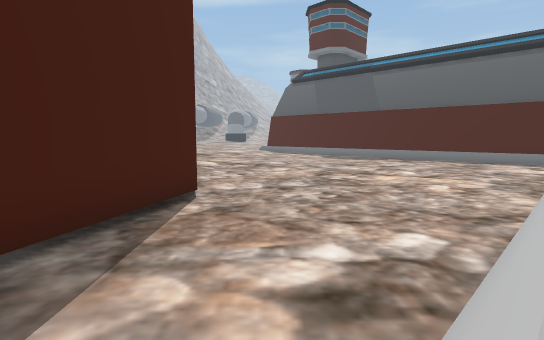
View 1 (above)

24 first-person views from a walk through a Unity game level. The camera is 1.4 m above the floor, tilts 6° down and sees 80° across. The floor is counted in squares, 2 m on a side. Each view is taken from the middle of a square. On the plan, view 1 faces up. The plan holds only what a view shows up to about 10 squares ahead; the rest is blank. The place goes on beyond the plan. The player character is not drawn.

View 2
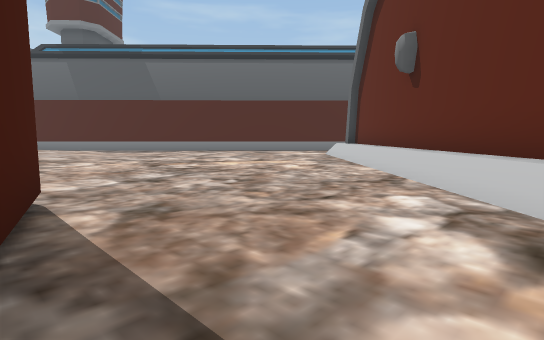

View 3
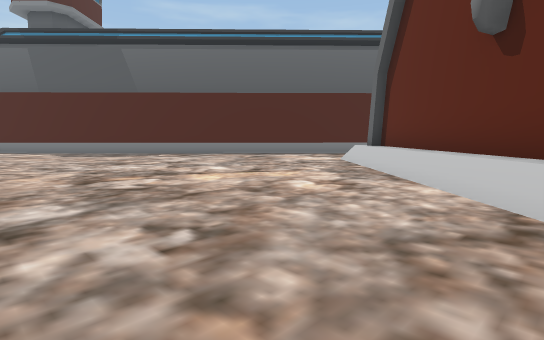

View 4
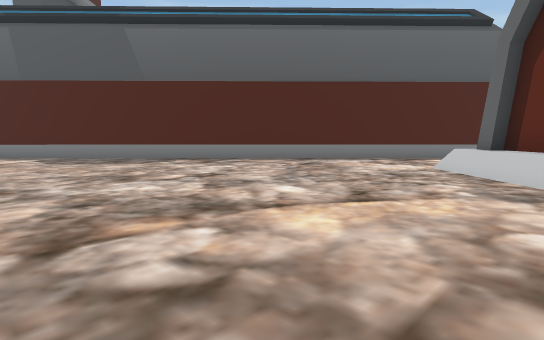

View 5
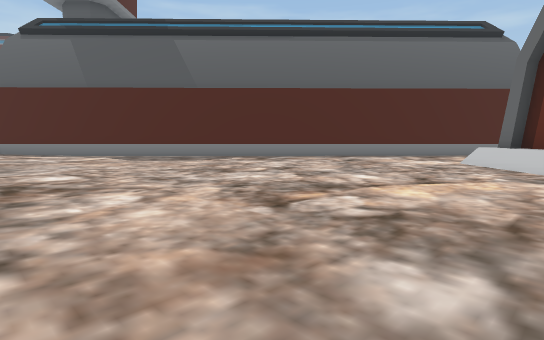

View 6
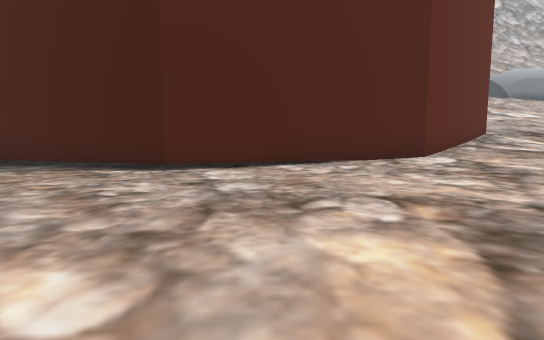

View 7
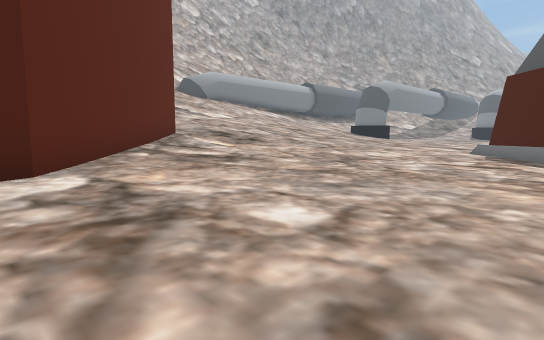

View 8
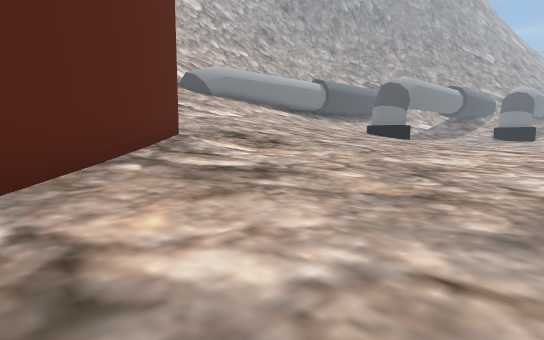

View 9
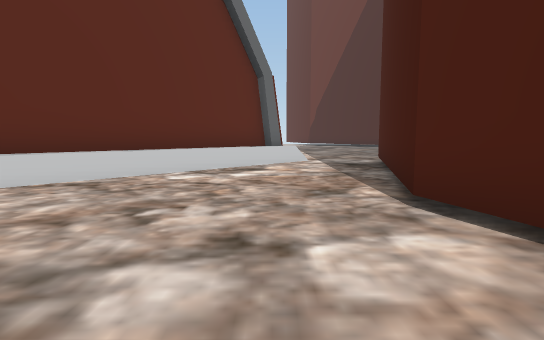

View 10
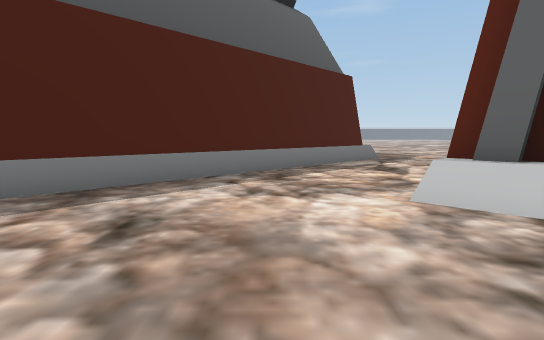

View 11
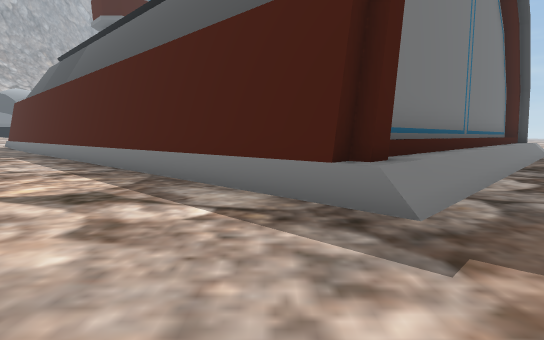

View 12
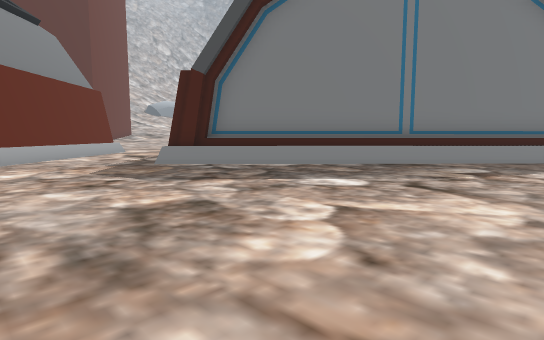

View 13
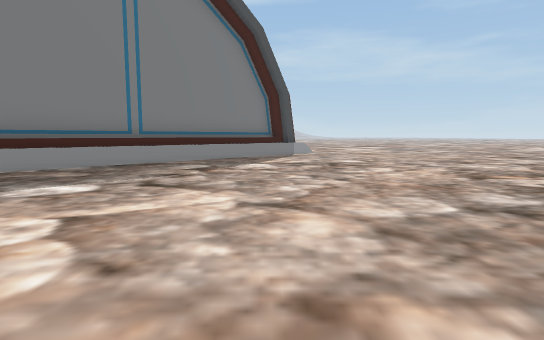

View 14
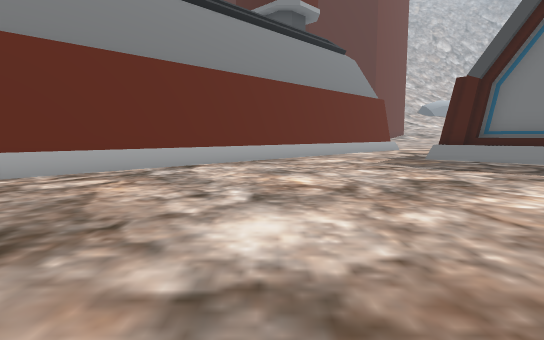

View 15
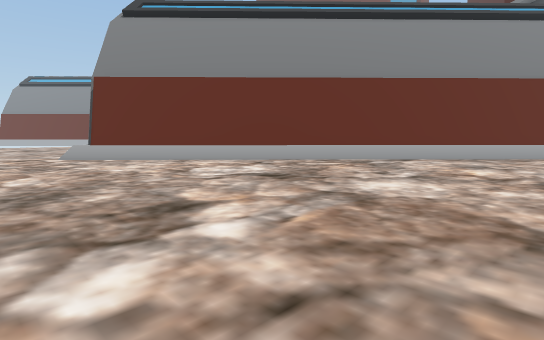

View 16
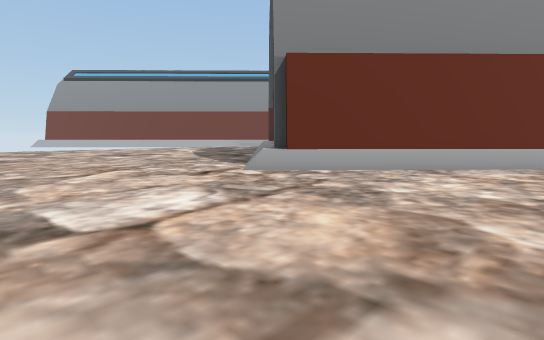

View 17
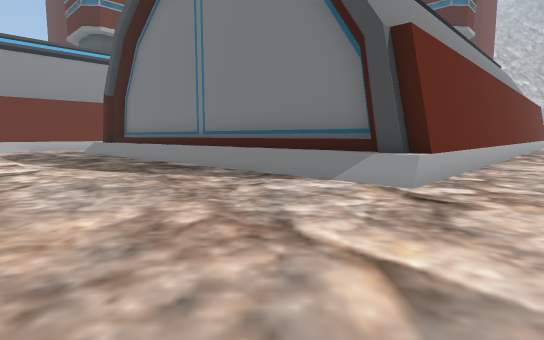

View 18
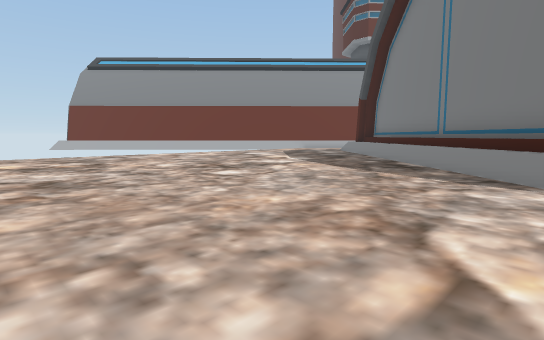

View 19
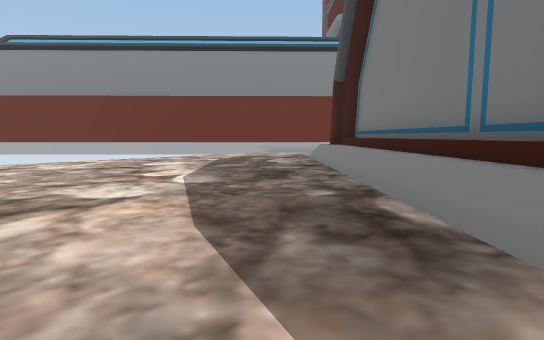

View 20
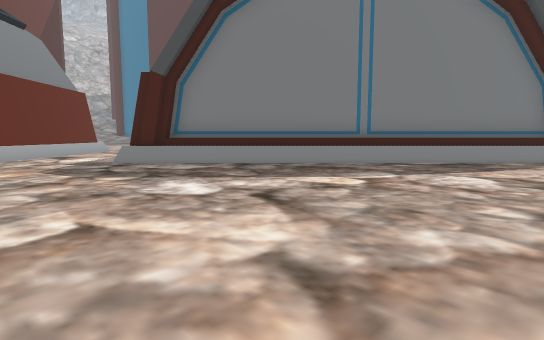

View 21
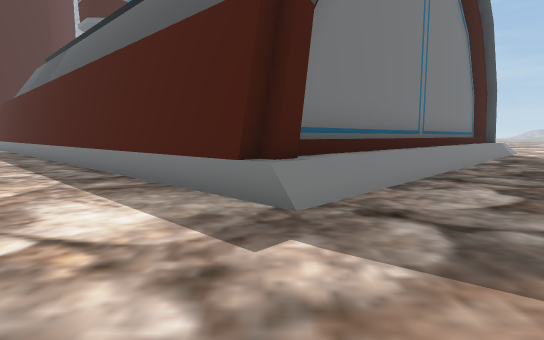

View 22
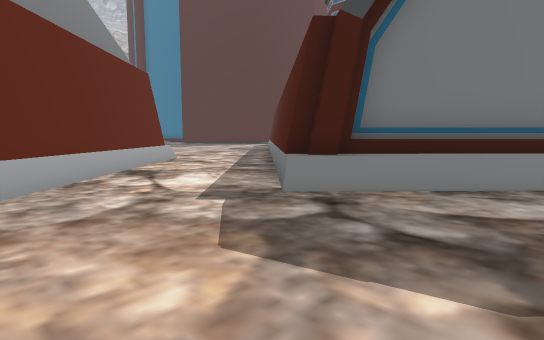

View 23
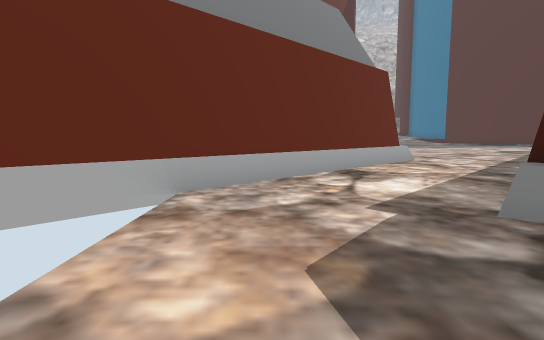

View 24
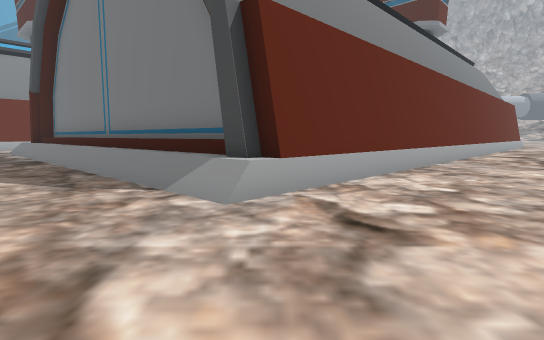

### Floor plan
Key: @ floor where view 1 was taken; # wall or solid block; . main floor; : floor 0.25 m higher than the main floor; + floor 0.75 m higher than the main floor; / step, stairs or slope; = window, fence, low wall or low ledge.
Columns run from 5 left of view 1 to 29 right of it. Each row starts with its distance up from view 1.
 25                        ...
 24    ::                  #...
 23   ///##                ##...
 22  //::/#                 ##....
 21 ///::..                  ##....
 20 ///::..                   ##....
 19 ///::....                  ##....
 18 +//::.....                 ###....
 17 +//::......                #//...
 16 ///:........             ##//...
 15 ///:.........##         ##//...
 14 #//:..........##       ##//........
 13 ##::...........##     ##//.........
 12  ##:............##   ##//..........
 11   #..............## ##//...........
 10   #...............###//...........
  9   #........../#....##/...........
  8   ##......../+# ....//...........
  7    #.......//## #...............
  6    #......//#   ##.............
  5    #.....//#     ##..............
  4    #....//#       ##.............
  3   ##...//#         ##............
  2   #...//##          ##...........
  1   #..//##            ##..........
  0   #./@##              ##.........
 -1   ...##                ##..........
 -2                         ##.........
 -3                          ##........
 -4                           ##.......
 -5                            ##......
 -6                            ###.....
 -7                           ##//.....
 -8                          =#//......
 -9             .##          #//.......
-10             ..##       ##//........
-11              ..##     ##//.........
-12              ...##   ##//..........
-13              ....## ##//..........
-14               =...###//...........
-15               #....##/............
-16               ##..../.............
-17                ##.................
-18                 ###........... ...
-19                   ##..........  ..
-20                    ##

Where each view was taken, in squares from view 1:
view 1: 0 up, 0 right, facing up
view 2: 2 up, 2 left, facing up-right
view 3: 4 up, 0 right, facing up-right
view 4: 7 up, 1 right, facing up-right
view 5: 7 up, 1 left, facing up-right
view 6: 8 up, 5 right, facing left
view 7: 11 up, 2 right, facing up-left
view 8: 12 up, 0 right, facing up-left
view 9: 9 up, 0 right, facing down
view 10: 11 up, 5 right, facing right
view 11: 5 up, 14 right, facing up
view 12: 4 up, 23 right, facing up-left
view 13: 4 up, 23 right, facing up
view 14: 3 up, 25 right, facing left
view 15: 5 up, 27 right, facing down-left
view 16: 1 down, 29 right, facing down-left
view 17: 8 down, 29 right, facing left
view 18: 7 down, 29 right, facing down-left
view 19: 9 down, 24 right, facing down-left
view 20: 19 down, 24 right, facing up-left
view 21: 19 down, 15 right, facing up
view 22: 19 down, 18 right, facing up-left
view 23: 18 down, 18 right, facing left
view 24: 18 up, 28 right, facing left
